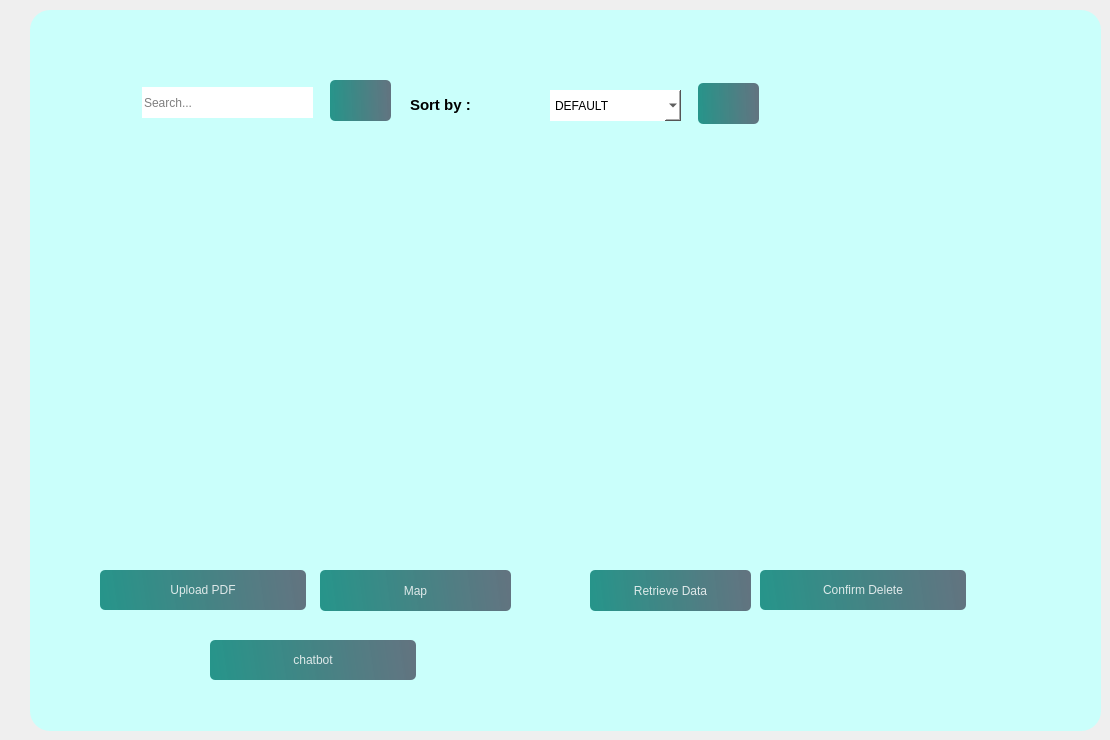
            <widget class="QWidget" name="a3_1">
             <widget class="QFrame" name="frame_10">
              <property name="geometry">
               <rect>
                <x>30</x>
                <y>10</y>
                <width>1071</width>
                <height>721</height>
               </rect>
              </property>
              <property name="styleSheet">
               <string notr="true">

background-color: rgb(202, 255, 251);
border-radius:20px;</string>
              </property>
              <property name="frameShape">
               <enum>QFrame::NoFrame</enum>
              </property>
              <widget class="QPushButton" name="aaa_2">
               <property name="geometry">
                <rect>
                 <x>70</x>
                 <y>560</y>
                 <width>206</width>
                 <height>40</height>
                </rect>
               </property>
               <property name="maximumSize">
                <size>
                 <width>16777215</width>
                 <height>16777213</height>
                </size>
               </property>
               <property name="styleSheet">
                <string notr="true">
#pushButton_aa{
color: rgb(0, 0, 0);
}
QPushButton, #pushButton_aa{
	background-color: qlineargradient(spread:pad, x1:0, y1:0.505682, x2:1, y2:0.477, stop:0 rgba(11, 131, 120, 219), stop:1 rgba(85, 98, 112, 226));
	color:rgba(255, 255, 255, 210);
	border-radius:5px;
}

QPushButton#pushButton_aa:hover{
	background-color: qlineargradient(spread:pad, x1:0, y1:0.505682, x2:1, y2:0.477, stop:0 rgba(150, 123, 111, 219), stop:1 rgba(85, 81, 84, 226));
}

QPushButton#pushButton_aa:pressed{
	padding-left:5px;
	padding-top:5px;
	background-color:rgba(150, 123, 111, 255);
}
</string>
               </property>
               <property name="text">
                <string>Upload PDF</string>
               </property>
               <property name="icon">
                <iconset resource="resource.qrc">
                 <normaloff>:/img/img/check-circle.svg</normaloff>:/img/img/check-circle.svg</iconset>
               </property>
              </widget>
              <widget class="QLineEdit" name="lineEdit">
               <property name="geometry">
                <rect>
                 <x>112</x>
                 <y>77</y>
                 <width>171</width>
                 <height>31</height>
                </rect>
               </property>
               <property name="styleSheet">
                <string notr="true">background-color: rgb(255, 255, 255);
color: rgb(0, 0, 0);
</string>
               </property>
               <property name="placeholderText">
                <string>Search...</string>
               </property>
              </widget>
              <widget class="QPushButton" name="aa33">
               <property name="geometry">
                <rect>
                 <x>300</x>
                 <y>70</y>
                 <width>61</width>
                 <height>41</height>
                </rect>
               </property>
               <property name="maximumSize">
                <size>
                 <width>16777215</width>
                 <height>16777213</height>
                </size>
               </property>
               <property name="styleSheet">
                <string notr="true">
#pushButton_aa{
color: rgb(0, 0, 0);
}
QPushButton, #pushButton_aa{
	background-color: qlineargradient(spread:pad, x1:0, y1:0.505682, x2:1, y2:0.477, stop:0 rgba(11, 131, 120, 219), stop:1 rgba(85, 98, 112, 226));
	color:rgba(255, 255, 255, 210);
	border-radius:5px;
}

QPushButton#pushButton_aa:hover{
	background-color: qlineargradient(spread:pad, x1:0, y1:0.505682, x2:1, y2:0.477, stop:0 rgba(150, 123, 111, 219), stop:1 rgba(85, 81, 84, 226));
}

QPushButton#pushButton_aa:pressed{
	padding-left:5px;
	padding-top:5px;
	background-color:rgba(150, 123, 111, 255);
}
</string>
               </property>
               <property name="text">
                <string/>
               </property>
               <property name="icon">
                <iconset resource="resource.qrc">
                 <normaloff>:/img/img/check-circle.svg</normaloff>:/img/img/check-circle.svg</iconset>
               </property>
              </widget>
              <widget class="QPushButton" name="aa44">
               <property name="geometry">
                <rect>
                 <x>668</x>
                 <y>73</y>
                 <width>61</width>
                 <height>41</height>
                </rect>
               </property>
               <property name="maximumSize">
                <size>
                 <width>16777215</width>
                 <height>16777213</height>
                </size>
               </property>
               <property name="styleSheet">
                <string notr="true">
#pushButton_aa{
color: rgb(0, 0, 0);
}
QPushButton, #pushButton_aa{
	background-color: qlineargradient(spread:pad, x1:0, y1:0.505682, x2:1, y2:0.477, stop:0 rgba(11, 131, 120, 219), stop:1 rgba(85, 98, 112, 226));
	color:rgba(255, 255, 255, 210);
	border-radius:5px;
}

QPushButton#pushButton_aa:hover{
	background-color: qlineargradient(spread:pad, x1:0, y1:0.505682, x2:1, y2:0.477, stop:0 rgba(150, 123, 111, 219), stop:1 rgba(85, 81, 84, 226));
}

QPushButton#pushButton_aa:pressed{
	padding-left:5px;
	padding-top:5px;
	background-color:rgba(150, 123, 111, 255);
}
</string>
               </property>
               <property name="text">
                <string/>
               </property>
               <property name="icon">
                <iconset resource="resource.qrc">
                 <normaloff>:/img/img/filter.svg</normaloff>:/img/img/filter.svg</iconset>
               </property>
              </widget>
              <widget class="QLabel" name="label_27">
               <property name="geometry">
                <rect>
                 <x>380</x>
                 <y>79</y>
                 <width>81</width>
                 <height>31</height>
                </rect>
               </property>
               <property name="font">
                <font>
                 <pointsize>11</pointsize>
                 <bold>true</bold>
                </font>
               </property>
               <property name="styleSheet">
                <string notr="true">color: rgb(0, 0, 0);</string>
               </property>
               <property name="text">
                <string>Sort by :</string>
               </property>
              </widget>
              <widget class="QComboBox" name="comboBox4">
               <property name="geometry">
                <rect>
                 <x>520</x>
                 <y>80</y>
                 <width>131</width>
                 <height>31</height>
                </rect>
               </property>
               <property name="styleSheet">
                <string notr="true">background-color: rgb(255, 255, 255);
color: rgb(0, 0, 0);</string>
               </property>
               <item>
                <property name="text">
                 <string>DEFAULT</string>
                </property>
               </item>
               <item>
                <property name="text">
                 <string>STATUS</string>
                </property>
               </item>
               <item>
                <property name="text">
                 <string>MEDECINE</string>
                </property>
               </item>
               <item>
                <property name="text">
                 <string>PRESCRIPTION DATE</string>
                </property>
               </item>
              </widget>
              <widget class="QTableWidget" name="tableWidget_2">
               <property name="geometry">
                <rect>
                 <x>170</x>
                 <y>290</y>
                 <width>481</width>
                 <height>101</height>
                </rect>
               </property>
               <property name="styleSheet">
                <string notr="true">color: rgb(0, 0, 0);
border-radius: 5px;</string>
               </property>
               <row>
                <property name="text">
                 <string>client2</string>
                </property>
                <property name="icon">
                 <iconset resource="resource.qrc">
                  <normaloff>:/img/img/user.svg</normaloff>:/img/img/user.svg</iconset>
                </property>
               </row>
               <column>
                <property name="text">
                 <string>Prescription Number</string>
                </property>
               </column>
               <column>
                <property name="text">
                 <string>First Name</string>
                </property>
               </column>
               <column>
                <property name="text">
                 <string>Last Name</string>
                </property>
               </column>
               <column>
                <property name="text">
                 <string>National ID</string>
                </property>
               </column>
               <column>
                <property name="text">
                 <string>Phone Number</string>
                </property>
               </column>
               <column>
                <property name="text">
                 <string>Status</string>
                </property>
               </column>
               <column>
                <property name="text">
                 <string>Patient ID</string>
                </property>
               </column>
               <column>
                <property name="text">
                 <string>Date</string>
                </property>
               </column>
               <column>
                <property name="text">
                 <string>Medecine</string>
                </property>
               </column>
               <item row="0" column="0">
                <property name="text">
                 <string>142</string>
                </property>
               </item>
               <item row="0" column="1">
                <property name="text">
                 <string>13-10-2024</string>
                </property>
               </item>
               <item row="0" column="2">
                <property name="text">
                 <string/>
                </property>
               </item>
              </widget>
              <widget class="QTableView" name="tableView_2">
               <property name="geometry">
                <rect>
                 <x>10</x>
                 <y>170</y>
                 <width>1061</width>
                 <height>291</height>
                </rect>
               </property>
               <property name="styleSheet">
                <string notr="true">color: rgb(0, 0, 0);</string>
               </property>
              </widget>
              <widget class="QPushButton" name="deletebutton1">
               <property name="geometry">
                <rect>
                 <x>730</x>
                 <y>560</y>
                 <width>206</width>
                 <height>40</height>
                </rect>
               </property>
               <property name="maximumSize">
                <size>
                 <width>16777215</width>
                 <height>16777213</height>
                </size>
               </property>
               <property name="styleSheet">
                <string notr="true">
#pushButton_aa{
color: rgb(0, 0, 0);
}
QPushButton, #pushButton_aa{
	background-color: qlineargradient(spread:pad, x1:0, y1:0.505682, x2:1, y2:0.477, stop:0 rgba(11, 131, 120, 219), stop:1 rgba(85, 98, 112, 226));
	color:rgba(255, 255, 255, 210);
	border-radius:5px;
}

QPushButton#pushButton_aa:hover{
	background-color: qlineargradient(spread:pad, x1:0, y1:0.505682, x2:1, y2:0.477, stop:0 rgba(150, 123, 111, 219), stop:1 rgba(85, 81, 84, 226));
}

QPushButton#pushButton_aa:pressed{
	padding-left:5px;
	padding-top:5px;
	background-color:rgba(150, 123, 111, 255);
}
</string>
               </property>
               <property name="text">
                <string>Confirm Delete</string>
               </property>
               <property name="icon">
                <iconset resource="resource.qrc">
                 <normaloff>:/img/img/check-circle.svg</normaloff>:/img/img/check-circle.svg</iconset>
               </property>
              </widget>
              <widget class="QPushButton" name="updateButton">
               <property name="geometry">
                <rect>
                 <x>560</x>
                 <y>560</y>
                 <width>161</width>
                 <height>41</height>
                </rect>
               </property>
               <property name="maximumSize">
                <size>
                 <width>16777215</width>
                 <height>16777213</height>
                </size>
               </property>
               <property name="styleSheet">
                <string notr="true">
#pushButton_bb{
color: rgb(0, 0, 0);
}
QPushButton, #pushButton_bb{
	background-color: qlineargradient(spread:pad, x1:0, y1:0.505682, x2:1, y2:0.477, stop:0 rgba(11, 131, 120, 219), stop:1 rgba(85, 98, 112, 226));
	color:rgba(255, 255, 255, 210);
	border-radius:5px;
}

QPushButton#pushButton_bb:hover{
	background-color: qlineargradient(spread:pad, x1:0, y1:0.505682, x2:1, y2:0.477, stop:0 rgba(150, 123, 111, 219), stop:1 rgba(85, 81, 84, 226));
}

QPushButton#pushButton_bb:pressed{
	padding-left:5px;
	padding-top:5px;
	background-color:rgba(150, 123, 111, 255);
}
</string>
               </property>
               <property name="text">
                <string>Retrieve Data</string>
               </property>
               <property name="icon">
                <iconset resource="resource.qrc">
                 <normaloff>:/img/img/plus-circle.svg</normaloff>:/img/img/plus-circle.svg</iconset>
               </property>
              </widget>
              <widget class="QPushButton" name="pwhatsapp_2">
               <property name="geometry">
                <rect>
                 <x>290</x>
                 <y>560</y>
                 <width>191</width>
                 <height>41</height>
                </rect>
               </property>
               <property name="maximumSize">
                <size>
                 <width>16777215</width>
                 <height>16777213</height>
                </size>
               </property>
               <property name="styleSheet">
                <string notr="true">
#pushButton_bb{
color: rgb(0, 0, 0);
}
QPushButton, #pushButton_bb{
	background-color: qlineargradient(spread:pad, x1:0, y1:0.505682, x2:1, y2:0.477, stop:0 rgba(11, 131, 120, 219), stop:1 rgba(85, 98, 112, 226));
	color:rgba(255, 255, 255, 210);
	border-radius:5px;
}

QPushButton#pushButton_bb:hover{
	background-color: qlineargradient(spread:pad, x1:0, y1:0.505682, x2:1, y2:0.477, stop:0 rgba(150, 123, 111, 219), stop:1 rgba(85, 81, 84, 226));
}

QPushButton#pushButton_bb:pressed{
	padding-left:5px;
	padding-top:5px;
	background-color:rgba(150, 123, 111, 255);
}
</string>
               </property>
               <property name="text">
                <string>Map</string>
               </property>
               <property name="icon">
                <iconset resource="resource.qrc">
                 <normaloff>:/img/img/save.svg</normaloff>:/img/img/save.svg</iconset>
               </property>
              </widget>
              <widget class="QPushButton" name="chatbot">
               <property name="geometry">
                <rect>
                 <x>180</x>
                 <y>630</y>
                 <width>206</width>
                 <height>40</height>
                </rect>
               </property>
               <property name="maximumSize">
                <size>
                 <width>16777215</width>
                 <height>16777213</height>
                </size>
               </property>
               <property name="styleSheet">
                <string notr="true">
#pushButton_aa{
color: rgb(0, 0, 0);
}
QPushButton, #pushButton_aa{
	background-color: qlineargradient(spread:pad, x1:0, y1:0.505682, x2:1, y2:0.477, stop:0 rgba(11, 131, 120, 219), stop:1 rgba(85, 98, 112, 226));
	color:rgba(255, 255, 255, 210);
	border-radius:5px;
}

QPushButton#pushButton_aa:hover{
	background-color: qlineargradient(spread:pad, x1:0, y1:0.505682, x2:1, y2:0.477, stop:0 rgba(150, 123, 111, 219), stop:1 rgba(85, 81, 84, 226));
}

QPushButton#pushButton_aa:pressed{
	padding-left:5px;
	padding-top:5px;
	background-color:rgba(150, 123, 111, 255);
}
</string>
               </property>
               <property name="text">
                <string>chatbot</string>
               </property>
               <property name="icon">
                <iconset resource="resource.qrc">
                 <normaloff>:/img/img/check-circle.svg</normaloff>:/img/img/check-circle.svg</iconset>
               </property>
              </widget>
              <zorder>tableWidget_2</zorder>
              <zorder>aaa_2</zorder>
              <zorder>lineEdit</zorder>
              <zorder>aa33</zorder>
              <zorder>aa44</zorder>
              <zorder>label_27</zorder>
              <zorder>comboBox4</zorder>
              <zorder>tableView_2</zorder>
              <zorder>deletebutton1</zorder>
              <zorder>updateButton</zorder>
              <zorder>pwhatsapp_2</zorder>
              <zorder>chatbot</zorder>
             </widget>
            </widget>
